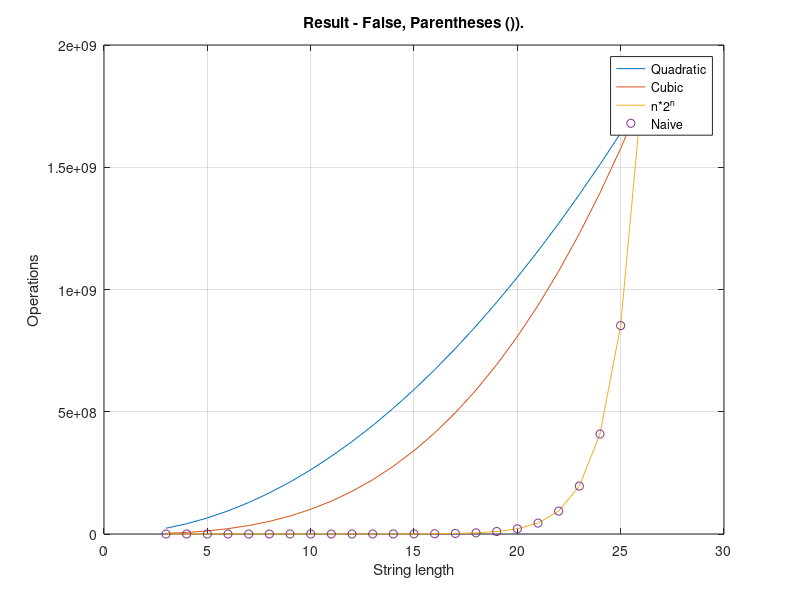

Source code (MATLAB):
% Demo to show spline interpolation.
% Clean up / initialize
clc; 
close all;

fileID = fopen('result9.txt','r');
formatSpec = '%d %d %f %f %f';
sizeA = [5 Inf];

A = fscanf(fileID,formatSpec,sizeA);
A=A';
steps=      A(:,1);
%stepsNaive= A(:,2);
%resNaive=   A(:,3)*0.000001;
%resTopDown= A(:,4)*0.000001;
%resBottomUp=A(:,5)*0.000001;
resNaive=   A(:,3);
%resTopDown= A(:,4);
%resBottomUp=A(:,5);
fclose(fileID);

% Interpolate false
kx = max(steps);
k = steps == kx;
tmp = resNaive;
k = tmp(k);
k = mean(k);

stepsize = abs(steps(2)-steps(1));
% Should be O(n)
falsexponent1 = 1;
a1 = (k)./(kx.^falsexponent1);
kx1 = min(steps);
f1 = @(x) a1.*(x.^falsexponent1);
a1 = kx1:stepsize:max(steps);
y1 = arrayfun(f1,a1);

% Should be O(n^2)
falsexponent2 = 2;
a2 = (k)./(kx.^falsexponent2);
kx2 = min(steps);
f2 = @(x) a2.*(x.^falsexponent2);
a2 = kx2:stepsize:max(steps);
y2 = arrayfun(f2,a2);

% Should be O(n^3)
falsexponent3 = 3;
a3 = (k)./(kx.^falsexponent3);
kx3 = min(steps);
f3 = @(x) a3.*(x.^falsexponent3);
a3 = kx3:stepsize:max(steps);
y3 = arrayfun(f3,a3);

% Should be O(2^n)
a4 = (k)./(2.^kx);
kx4 = min(steps);
f4 = @(x) a4.*(2.^x);
a4 = kx4:stepsize:max(steps);
y4 = arrayfun(f4,a4);

% Should be O(n*2^n)
a5 = (k)./(kx.*(2.^kx));
kx5 = min(steps);
f5 = @(x) a5.*(x.*(2.^x));
a5 = kx5:stepsize:max(steps);
y5 = arrayfun(f5,a5);


plotResult=plot(steps,y2,steps,y3,steps,y5,steps,resNaive ,'o');

title('Result - False, Parentheses ()).');
ylabel('Operations');
xlabel('String length');
legend('Quadratic','Cubic','n*2^n','Naive');
grid on